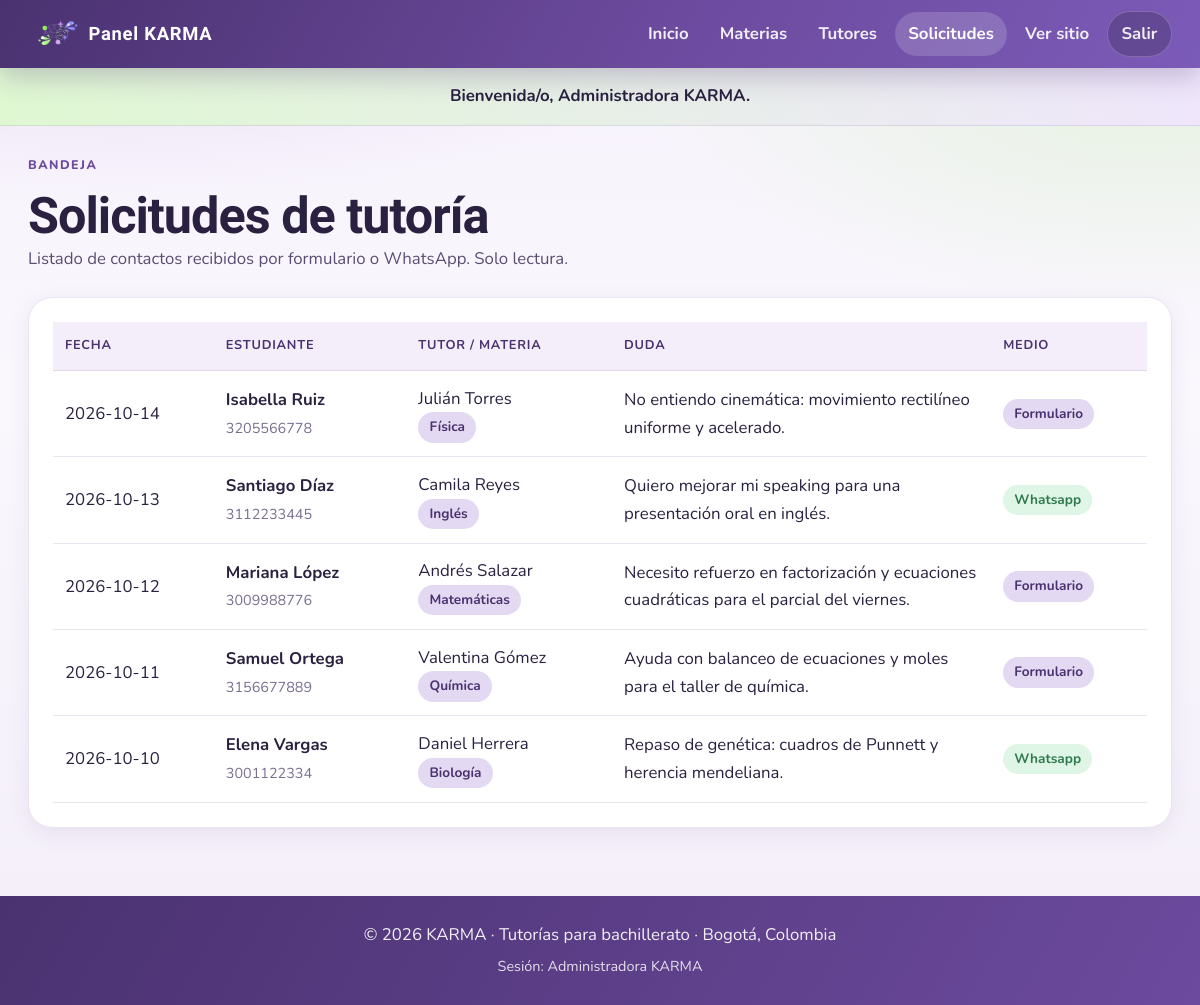
Screenshot of /admin/solicitudes.php (signed in) with the database file from the repository.
### tables this page shows
CREATE TABLE solicitud (
  id_solicitud INT UNSIGNED AUTO_INCREMENT PRIMARY KEY,
  nombre_estudiante VARCHAR(100) NOT NULL,
  telefono_estudiante VARCHAR(10) NOT NULL,
  descripcion_duda TEXT NULL,
  fecha DATE NOT NULL,
  medio ENUM('formulario', 'whatsapp') NOT NULL DEFAULT 'formulario',
  id_tutor INT UNSIGNED NOT NULL,
  FOREIGN KEY (id_tutor) REFERENCES tutor(id_tutor) ON DELETE CASCADE
);

CREATE TABLE tutor (
  id_tutor INT UNSIGNED AUTO_INCREMENT PRIMARY KEY,
  nombre VARCHAR(100) NOT NULL,
  descripcion TEXT NULL,
  disponibilidad VARCHAR(150) NOT NULL,
  telefono VARCHAR(10) NOT NULL,
  foto_url VARCHAR(255) NULL,
  verificado TINYINT(1) NOT NULL DEFAULT 0,
  id_materia INT UNSIGNED NOT NULL,
  FOREIGN KEY (id_materia) REFERENCES materia(id_materia)
);

CREATE TABLE materia (
  id_materia INT UNSIGNED AUTO_INCREMENT PRIMARY KEY,
  nombre VARCHAR(100) NOT NULL UNIQUE,
  imagen VARCHAR(255) NULL,
  descripcion VARCHAR(255) NULL
);

### includes/funciones.php (called while the page is built, shortened)
<?php
function e($texto) {
    return htmlspecialchars((string)$texto, ENT_QUOTES, "UTF-8");
}

### admin/solicitudes.php (the view, shortened to what this page needs)
<?php
require_once __DIR__ . "/../includes/conexion.php";
require_once __DIR__ . "/../includes/funciones.php";
$solicitudes = $mysqli->query(
    "SELECT s.id_solicitud, s.nombre_estudiante, s.telefono_estudiante, s.descripcion_duda,
            s.fecha, s.medio, t.nombre AS tutor, m.nombre AS materia
     FROM solicitud s
     INNER JOIN tutor t ON t.id_tutor = s.id_tutor
     INNER JOIN materia m ON m.id_materia = t.id_materia
     ORDER BY s.fecha DESC, s.id_solicitud DESC"
)->fetch_all(MYSQLI_ASSOC);
require __DIR__ . "/../includes/header_admin.php";
?>
<div class="admin-titulo">
    <div>
        <p class="etiqueta">Bandeja</p>
        <h1>Solicitudes de tutoría</h1>
        <p>Listado de contactos recibidos por formulario o WhatsApp. Solo lectura.</p>
    </div>
</div>
<div class="panel-card">
    <?php if (count($solicitudes) === 0): ?>
        <div class="vacio">No hay solicitudes todavía.</div>
    <?php else: ?>
        <div class="tabla-wrap">
            <table class="tabla">
                <thead>
                    <tr>
                        <th>Fecha</th>
                        <th>Estudiante</th>
                        <th>Tutor / Materia</th>
                        <th>Duda</th>
                        <th>Medio</th>
                    </tr>
                </thead>
                <tbody>
                    <?php foreach ($solicitudes as $s): ?>
                        <tr>
                            <td><?= e($s["fecha"]) ?></td>
                            <td>
                                <strong><?= e($s["nombre_estudiante"]) ?></strong><br>
                                <span style="color:var(--muted);font-size:0.9rem"><?= e($s["telefono_estudiante"]) ?></span>
                            </td>
                            <td>
                                <?= e($s["tutor"]) ?><br>
                                <span class="badge"><?= e($s["materia"]) ?></span>
                            </td>
                            <td style="max-width:280px"><?= e($s["descripcion_duda"] ?? "") ?></td>
                            <td>
                                <span class="badge <?= $s["medio"] === "whatsapp" ? "badge-ok" : "" ?>">
                                    <?= e(ucfirst($s["medio"])) ?>
                                </span>
                            </td>
                        </tr>
                    <?php endforeach; ?>
                </tbody>
            </table>
        </div>
    <?php endif; ?>
</div>
<?php require __DIR__ . "/../includes/footer.php"; ?>

### css/style.css (style rules this page uses)
:root { --lavanda: #6c4a9e; --lavanda-deep: #4a3270; --lavanda-mid: #8564b5; --lavanda-soft: #cbb8e6; --lavanda-fog: #e4d9f2; --lavanda-mist: #f3eef9; --menta: #b9ef9c; --menta-deep: #8fd86a; --ink: #2a2140; --ink-soft: #5a4d72; --muted: #7a6f90; --white: #ffffff; --surface: #faf7fd; --danger: #b33a5a; --ok: #2f7a4f; --line: rgba(108, 74, 158, 0.14); --shadow: 0 16px 48px rgba(74, 50, 112, 0.14); --shadow-soft: 0 6px 22px rgba(74, 50, 112, 0.08); --radius: 14px; --radius-lg: 24px; --radius-pill: 999px; --font-display: "Bricolage Grotesque", "Segoe UI", sans-serif; --font-body: "Nunito", "Segoe UI", sans-serif; --max: 1140px; --pad-x: clamp(1rem, 3.5vw, 1.75rem); --touch: 44px; --fs-body: clamp(0.95rem, 0.9rem + 0.25vw, 1.05rem); --fs-h1: clamp(2rem, 1.35rem + 2.4vw, 3.4rem); --fs-h2: clamp(1.45rem, 1.15rem + 1vw, 2rem); --fs-hero: clamp(2.2rem, 1.4rem + 3.4vw, 4rem); --nav-h: 72px; }
*, *::before, *::after { margin: 0; padding: 0; box-sizing: border-box; }
html { scroll-behavior: smooth; overflow-x: clip; -webkit-text-size-adjust: 100%; }
body { font-family: var(--font-body); font-size: var(--fs-body); color: var(--ink); min-height: 100vh; line-height: 1.65; display: flex; flex-direction: column; overflow-x: clip; word-wrap: break-word; overflow-wrap: anywhere; background: radial-gradient(1200px 500px at 10% -10%, rgba(203, 184, 230, 0.55), transparent 60%), radial-gradient(900px 420px at 95% 8%, rgba(185, 239, 156, 0.28), transparent 55%), linear-gradient(180deg, #f7f2fc 0%, var(--surface) 40%, #f3eef9 100%); }
h1, h2, h3, .nav-marca { font-family: var(--font-display); color: var(--ink); line-height: 1.15; letter-spacing: -0.02em; }
h1 { font-size: var(--fs-h1); }
p { color: var(--ink-soft); }
.etiqueta { display: inline-flex; align-items: center; gap: 0.4rem; color: var(--lavanda); font-weight: 800; text-transform: uppercase; letter-spacing: 0.12em; font-size: 0.78rem; margin-bottom: 0.75rem; }
.meta, .badge { display: inline-flex; align-items: center; gap: 0.3rem; font-size: 0.85rem; font-weight: 700; color: var(--lavanda-deep); }
.badge { padding: 0.25rem 0.7rem; border-radius: var(--radius-pill); background: var(--lavanda-fog); }
.badge-ok { background: #dff5e5; color: var(--ok); }
.admin-titulo { display: flex; flex-wrap: wrap; align-items: end; justify-content: space-between; gap: 1rem; margin-bottom: 1.5rem; }
.admin-titulo p { max-width: 40rem; }
.panel-card { background: var(--white); border: 1px solid var(--line); border-radius: var(--radius-lg); padding: clamp(1rem, 2.5vw, 1.5rem); box-shadow: var(--shadow-soft); margin-bottom: 1.25rem; }
.tabla-wrap { width: 100%; overflow-x: auto; -webkit-overflow-scrolling: touch; }
table.tabla { width: 100%; border-collapse: collapse; min-width: 640px; }
table.tabla th, table.tabla td { text-align: left; padding: 0.85rem 0.75rem; border-bottom: 1px solid var(--line); vertical-align: middle; }
table.tabla th { font-size: 0.8rem; text-transform: uppercase; letter-spacing: 0.06em; color: var(--lavanda-deep); background: var(--lavanda-mist); }

### rows the page displays
solicitud: fecha "2026-10-14", nombre_estudiante "Isabella Ruiz", telefono_estudiante "3205566778", id_tutor.nombre "Julián Torres", materia.nombre "Física", descripcion_duda "No entiendo cinemática: movimiento rectilíneo uniforme y acelerado.", medio "Formulario"
solicitud: fecha "2026-10-13", nombre_estudiante "Santiago Díaz", telefono_estudiante "3112233445", id_tutor.nombre "Camila Reyes", materia.nombre "Inglés", descripcion_duda "Quiero mejorar mi speaking para una presentación oral en inglés.", medio "Whatsapp"
solicitud: fecha "2026-10-12", nombre_estudiante "Mariana López", telefono_estudiante "3009988776", id_tutor.nombre "Andrés Salazar", materia.nombre "Matemáticas", descripcion_duda "Necesito refuerzo en factorización y ecuaciones cuadráticas para el parcial del viernes.", medio "Formulario"
solicitud: fecha "2026-10-11", nombre_estudiante "Samuel Ortega", telefono_estudiante "3156677889", id_tutor.nombre "Valentina Gómez", materia.nombre "Química", descripcion_duda "Ayuda con balanceo de ecuaciones y moles para el taller de química.", medio "Formulario"
solicitud: fecha "2026-10-10", nombre_estudiante "Elena Vargas", telefono_estudiante "3001122334", id_tutor.nombre "Daniel Herrera", materia.nombre "Biología", descripcion_duda "Repaso de genética: cuadros de Punnett y herencia mendeliana.", medio "Whatsapp"

### other values shown
$mensaje "Bienvenida/o, Administradora KARMA."
$_SESSION["admin"]["nombre"] "Administradora KARMA"
